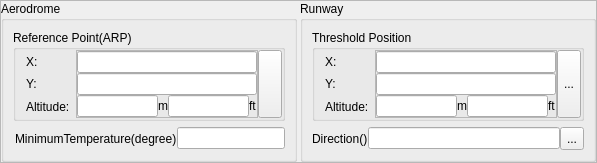
           <widget class="QFrame" name="frame_33">
            <property name="maximumSize">
             <size>
              <width>16777215</width>
              <height>150</height>
             </size>
            </property>
            <property name="frameShape">
             <enum>QFrame::StyledPanel</enum>
            </property>
            <property name="frameShadow">
             <enum>QFrame::Raised</enum>
            </property>
            <layout class="QHBoxLayout" name="horizontalLayout_30">
             <property name="spacing">
              <number>3</number>
             </property>
             <property name="margin">
              <number>0</number>
             </property>
             <item>
              <widget class="QGroupBox" name="groupBox_22">
               <property name="title">
                <string>Aerodrome</string>
               </property>
               <layout class="QVBoxLayout" name="verticalLayout_2">
                <item>
                 <widget class="QGroupBox" name="groupBox_23">
                  <property name="title">
                   <string>Reference Point(ARP)</string>
                  </property>
                  <layout class="QHBoxLayout" name="horizontalLayout_61">
                   <property name="spacing">
                    <number>0</number>
                   </property>
                   <property name="margin">
                    <number>0</number>
                   </property>
                   <item>
                    <widget class="QFrame" name="frame_68">
                     <property name="minimumSize">
                      <size>
                       <width>60</width>
                       <height>0</height>
                      </size>
                     </property>
                     <property name="maximumSize">
                      <size>
                       <width>60</width>
                       <height>16777215</height>
                      </size>
                     </property>
                     <property name="baseSize">
                      <size>
                       <width>60</width>
                       <height>0</height>
                      </size>
                     </property>
                     <property name="frameShape">
                      <enum>QFrame::NoFrame</enum>
                     </property>
                     <property name="frameShadow">
                      <enum>QFrame::Plain</enum>
                     </property>
                     <layout class="QVBoxLayout" name="verticalLayout_10">
                      <property name="spacing">
                       <number>0</number>
                      </property>
                      <property name="leftMargin">
                       <number>10</number>
                      </property>
                      <property name="topMargin">
                       <number>0</number>
                      </property>
                      <property name="rightMargin">
                       <number>0</number>
                      </property>
                      <property name="bottomMargin">
                       <number>0</number>
                      </property>
                      <item>
                       <widget class="QLabel" name="label_71">
                        <property name="font">
                         <font>
                          <weight>50</weight>
                          <bold>false</bold>
                         </font>
                        </property>
                        <property name="text">
                         <string>X:</string>
                        </property>
                       </widget>
                      </item>
                      <item>
                       <widget class="QLabel" name="label_72">
                        <property name="font">
                         <font>
                          <weight>50</weight>
                          <bold>false</bold>
                         </font>
                        </property>
                        <property name="text">
                         <string>Y:</string>
                        </property>
                       </widget>
                      </item>
                      <item>
                       <widget class="QLabel" name="label_73">
                        <property name="font">
                         <font>
                          <weight>50</weight>
                          <bold>false</bold>
                         </font>
                        </property>
                        <property name="text">
                         <string>Altitude:</string>
                        </property>
                       </widget>
                      </item>
                     </layout>
                    </widget>
                   </item>
                   <item>
                    <widget class="QFrame" name="frame_4">
                     <property name="frameShape">
                      <enum>QFrame::StyledPanel</enum>
                     </property>
                     <property name="frameShadow">
                      <enum>QFrame::Raised</enum>
                     </property>
                     <layout class="QVBoxLayout" name="verticalLayout_11">
                      <property name="spacing">
                       <number>0</number>
                      </property>
                      <property name="margin">
                       <number>0</number>
                      </property>
                      <item>
                       <widget class="QLineEdit" name="txtARPX">
                        <property name="font">
                         <font>
                          <weight>50</weight>
                          <bold>false</bold>
                         </font>
                        </property>
                       </widget>
                      </item>
                      <item>
                       <widget class="QLineEdit" name="txtARPY">
                        <property name="font">
                         <font>
                          <weight>50</weight>
                          <bold>false</bold>
                         </font>
                        </property>
                       </widget>
                      </item>
                      <item>
                       <widget class="QFrame" name="frame_70">
                        <property name="minimumSize">
                         <size>
                          <width>60</width>
                          <height>22</height>
                         </size>
                        </property>
                        <property name="maximumSize">
                         <size>
                          <width>180</width>
                          <height>16777215</height>
                         </size>
                        </property>
                        <property name="frameShape">
                         <enum>QFrame::NoFrame</enum>
                        </property>
                        <property name="frameShadow">
                         <enum>QFrame::Raised</enum>
                        </property>
                        <layout class="QHBoxLayout" name="horizontalLayout_62">
                         <property name="spacing">
                          <number>0</number>
                         </property>
                         <property name="margin">
                          <number>0</number>
                         </property>
                         <item>
                          <widget class="QLineEdit" name="txtARPAltM">
                           <property name="font">
                            <font>
                             <weight>50</weight>
                             <bold>false</bold>
                            </font>
                           </property>
                          </widget>
                         </item>
                         <item>
                          <widget class="QLabel" name="label_74">
                           <property name="font">
                            <font>
                             <weight>50</weight>
                             <bold>false</bold>
                            </font>
                           </property>
                           <property name="text">
                            <string>m</string>
                           </property>
                          </widget>
                         </item>
                         <item>
                          <widget class="QLineEdit" name="txtARPAltFt">
                           <property name="font">
                            <font>
                             <weight>50</weight>
                             <bold>false</bold>
                            </font>
                           </property>
                          </widget>
                         </item>
                         <item>
                          <widget class="QLabel" name="label_75">
                           <property name="font">
                            <font>
                             <weight>50</weight>
                             <bold>false</bold>
                            </font>
                           </property>
                           <property name="text">
                            <string>ft</string>
                           </property>
                          </widget>
                         </item>
                        </layout>
                       </widget>
                      </item>
                     </layout>
                    </widget>
                   </item>
                   <item>
                    <widget class="QToolButton" name="btnCaptureCoordARP">
                     <property name="sizePolicy">
                      <sizepolicy hsizetype="Fixed" vsizetype="Minimum">
                       <horstretch>0</horstretch>
                       <verstretch>0</verstretch>
                      </sizepolicy>
                     </property>
                     <property name="maximumSize">
                      <size>
                       <width>16777215</width>
                       <height>80</height>
                      </size>
                     </property>
                     <property name="text">
                      <string/>
                     </property>
                     <property name="icon">
                      <iconset>
                       <normaloff>../Resource/coordinate_capture.png</normaloff>../Resource/coordinate_capture.png</iconset>
                     </property>
                    </widget>
                   </item>
                  </layout>
                 </widget>
                </item>
                <item>
                 <widget class="QFrame" name="frame_72">
                  <property name="frameShape">
                   <enum>QFrame::NoFrame</enum>
                  </property>
                  <property name="frameShadow">
                   <enum>QFrame::Raised</enum>
                  </property>
                  <layout class="QHBoxLayout" name="horizontalLayout_63">
                   <property name="spacing">
                    <number>0</number>
                   </property>
                   <property name="leftMargin">
                    <number>2</number>
                   </property>
                   <property name="topMargin">
                    <number>0</number>
                   </property>
                   <property name="rightMargin">
                    <number>0</number>
                   </property>
                   <property name="bottomMargin">
                    <number>0</number>
                   </property>
                   <item>
                    <widget class="QLabel" name="label_76">
                     <property name="font">
                      <font>
                       <weight>50</weight>
                       <bold>false</bold>
                      </font>
                     </property>
                     <property name="text">
                      <string>MinimumTemperature(degree)</string>
                     </property>
                    </widget>
                   </item>
                   <item>
                    <widget class="QLineEdit" name="txtMinTemperature">
                     <property name="font">
                      <font>
                       <weight>50</weight>
                       <bold>false</bold>
                      </font>
                     </property>
                    </widget>
                   </item>
                  </layout>
                 </widget>
                </item>
               </layout>
              </widget>
             </item>
             <item>
              <widget class="QGroupBox" name="groupBox_18">
               <property name="title">
                <string>Runway</string>
               </property>
               <layout class="QVBoxLayout" name="verticalLayout">
                <item>
                 <widget class="QGroupBox" name="groupBox_19">
                  <property name="title">
                   <string>Threshold Position</string>
                  </property>
                  <layout class="QHBoxLayout" name="horizontalLayout_43">
                   <property name="spacing">
                    <number>0</number>
                   </property>
                   <property name="margin">
                    <number>0</number>
                   </property>
                   <item>
                    <widget class="QFrame" name="frame_48">
                     <property name="minimumSize">
                      <size>
                       <width>60</width>
                       <height>0</height>
                      </size>
                     </property>
                     <property name="maximumSize">
                      <size>
                       <width>60</width>
                       <height>16777215</height>
                      </size>
                     </property>
                     <property name="baseSize">
                      <size>
                       <width>60</width>
                       <height>0</height>
                      </size>
                     </property>
                     <property name="frameShape">
                      <enum>QFrame::NoFrame</enum>
                     </property>
                     <property name="frameShadow">
                      <enum>QFrame::Plain</enum>
                     </property>
                     <layout class="QVBoxLayout" name="verticalLayout_8">
                      <property name="spacing">
                       <number>0</number>
                      </property>
                      <property name="leftMargin">
                       <number>10</number>
                      </property>
                      <property name="topMargin">
                       <number>0</number>
                      </property>
                      <property name="rightMargin">
                       <number>0</number>
                      </property>
                      <property name="bottomMargin">
                       <number>0</number>
                      </property>
                      <item>
                       <widget class="QLabel" name="label_48">
                        <property name="font">
                         <font>
                          <weight>50</weight>
                          <bold>false</bold>
                         </font>
                        </property>
                        <property name="text">
                         <string>X:</string>
                        </property>
                       </widget>
                      </item>
                      <item>
                       <widget class="QLabel" name="label_49">
                        <property name="font">
                         <font>
                          <weight>50</weight>
                          <bold>false</bold>
                         </font>
                        </property>
                        <property name="text">
                         <string>Y:</string>
                        </property>
                       </widget>
                      </item>
                      <item>
                       <widget class="QLabel" name="label_50">
                        <property name="font">
                         <font>
                          <weight>50</weight>
                          <bold>false</bold>
                         </font>
                        </property>
                        <property name="text">
                         <string>Altitude:</string>
                        </property>
                       </widget>
                      </item>
                     </layout>
                    </widget>
                   </item>
                   <item>
                    <widget class="QFrame" name="frame_5">
                     <property name="frameShape">
                      <enum>QFrame::StyledPanel</enum>
                     </property>
                     <property name="frameShadow">
                      <enum>QFrame::Raised</enum>
                     </property>
                     <layout class="QVBoxLayout" name="verticalLayout_9">
                      <property name="spacing">
                       <number>0</number>
                      </property>
                      <property name="margin">
                       <number>0</number>
                      </property>
                      <item>
                       <widget class="QLineEdit" name="txtThrX">
                        <property name="font">
                         <font>
                          <weight>50</weight>
                          <bold>false</bold>
                         </font>
                        </property>
                       </widget>
                      </item>
                      <item>
                       <widget class="QLineEdit" name="txtThrY">
                        <property name="font">
                         <font>
                          <weight>50</weight>
                          <bold>false</bold>
                         </font>
                        </property>
                       </widget>
                      </item>
                      <item>
                       <widget class="QFrame" name="frame_50">
                        <property name="minimumSize">
                         <size>
                          <width>60</width>
                          <height>22</height>
                         </size>
                        </property>
                        <property name="maximumSize">
                         <size>
                          <width>180</width>
                          <height>16777215</height>
                         </size>
                        </property>
                        <property name="frameShape">
                         <enum>QFrame::NoFrame</enum>
                        </property>
                        <property name="frameShadow">
                         <enum>QFrame::Raised</enum>
                        </property>
                        <layout class="QHBoxLayout" name="horizontalLayout_44">
                         <property name="spacing">
                          <number>0</number>
                         </property>
                         <property name="margin">
                          <number>0</number>
                         </property>
                         <item>
                          <widget class="QLineEdit" name="txtThrAltM">
                           <property name="font">
                            <font>
                             <weight>50</weight>
                             <bold>false</bold>
                            </font>
                           </property>
                          </widget>
                         </item>
                         <item>
                          <widget class="QLabel" name="label_51">
                           <property name="font">
                            <font>
                             <weight>50</weight>
                             <bold>false</bold>
                            </font>
                           </property>
                           <property name="text">
                            <string>m</string>
                           </property>
                          </widget>
                         </item>
                         <item>
                          <widget class="QLineEdit" name="txtThrAltFt">
                           <property name="font">
                            <font>
                             <weight>50</weight>
                             <bold>false</bold>
                            </font>
                           </property>
                          </widget>
                         </item>
                         <item>
                          <widget class="QLabel" name="label_52">
                           <property name="font">
                            <font>
                             <weight>50</weight>
                             <bold>false</bold>
                            </font>
                           </property>
                           <property name="text">
                            <string>ft</string>
                           </property>
                          </widget>
                         </item>
                        </layout>
                       </widget>
                      </item>
                     </layout>
                    </widget>
                   </item>
                   <item>
                    <widget class="QToolButton" name="btnCaptureCoordThr">
                     <property name="sizePolicy">
                      <sizepolicy hsizetype="Fixed" vsizetype="Minimum">
                       <horstretch>0</horstretch>
                       <verstretch>0</verstretch>
                      </sizepolicy>
                     </property>
                     <property name="maximumSize">
                      <size>
                       <width>16777215</width>
                       <height>80</height>
                      </size>
                     </property>
                     <property name="text">
                      <string>...</string>
                     </property>
                     <property name="icon">
                      <iconset>
                       <normaloff>../Resource/coordinate_capture.png</normaloff>../Resource/coordinate_capture.png</iconset>
                     </property>
                    </widget>
                   </item>
                  </layout>
                 </widget>
                </item>
                <item>
                 <widget class="QFrame" name="frame_52">
                  <property name="frameShape">
                   <enum>QFrame::NoFrame</enum>
                  </property>
                  <property name="frameShadow">
                   <enum>QFrame::Raised</enum>
                  </property>
                  <layout class="QHBoxLayout" name="horizontalLayout_45">
                   <property name="spacing">
                    <number>0</number>
                   </property>
                   <property name="margin">
                    <number>0</number>
                   </property>
                   <item>
                    <widget class="QLabel" name="label_53">
                     <property name="font">
                      <font>
                       <weight>50</weight>
                       <bold>false</bold>
                      </font>
                     </property>
                     <property name="text">
                      <string>Direction()</string>
                     </property>
                    </widget>
                   </item>
                   <item>
                    <widget class="QLineEdit" name="txtRwyDir">
                     <property name="font">
                      <font>
                       <weight>50</weight>
                       <bold>false</bold>
                      </font>
                     </property>
                    </widget>
                   </item>
                   <item>
                    <widget class="QToolButton" name="btnCaptureDirRwy">
                     <property name="minimumSize">
                      <size>
                       <width>0</width>
                       <height>23</height>
                      </size>
                     </property>
                     <property name="text">
                      <string>...</string>
                     </property>
                     <property name="icon">
                      <iconset>
                       <normaloff>../Resource/coordinate_capture.png</normaloff>../Resource/coordinate_capture.png</iconset>
                     </property>
                    </widget>
                   </item>
                  </layout>
                 </widget>
                </item>
               </layout>
              </widget>
             </item>
            </layout>
           </widget>
